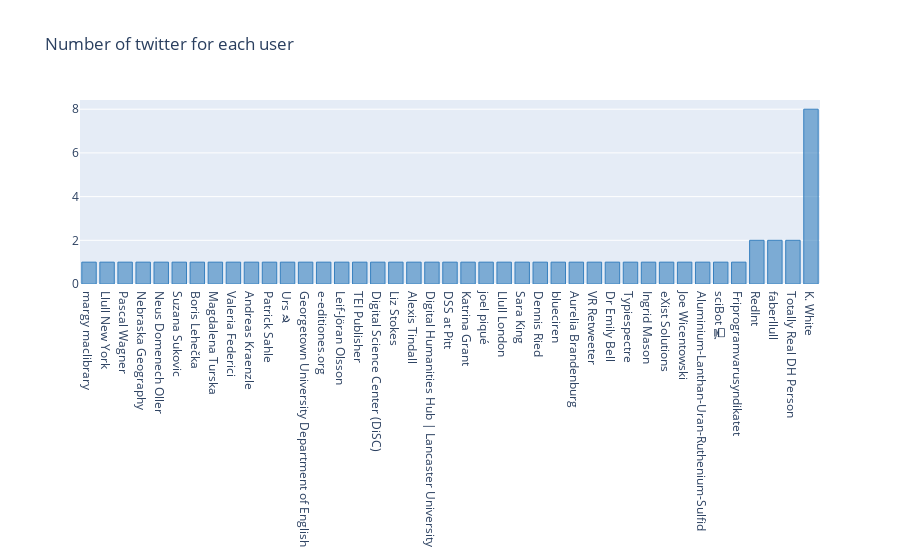

The code cell stored with this chart in its notebook:
### Markdown cell above
**Plot barchart for Number of twitter for each user and sort by number**

### Code cell
# plot barchart for Number of twitter for each user
layout1=dict(autosize=True, xaxis=dict(automargin=True),title="Number of twitter for each user")
df['user.name'].value_counts(ascending=True).iplot(kind='bar',title="Number of twitter for each user", color="blue",layout=layout1)

### Figure 1 — Plotly figure (JSON) as saved in the notebook; plotly's stock layout.template omitted (floating-point values rounded to 4 significant figures)
{"data": [{"marker": {"color": "rgba(55, 128, 191, 0.6)", "line": {"color": "rgba(55, 128, 191, 1.0)", "width": 1}}, "name": "user.name", "orientation": "v", "text": "", "type": "bar", "x": ["margy maclibrary", "Llull New York", "Pascal Wagner", "Nebraska Geography", "Neus Domenech Oller", "Suzana Sukovic", "Boris Lehečka", "Magdalena Turska", "Valeria Federici", "Andreas Kraenzle", "Patrick Sahle", "Urs ☭", "Georgetown University Department of English", "e-editiones.org", "Leif-Jöran Olsson", "TEI Publisher", "Digital Science Center (DiSC)", "Liz Stokes", "Alexis Tindall", "Digital Humanities Hub | Lancaster University", "DSS at Pitt", "Katrina Grant", "joel piqué", "Llull London", "Sara King", "Dennis Ried", "blueciren", "Aurelia Brandenburg", "VR Retweeter", "Dr Emily Bell", "Typiespectre", "Ingrid Mason", "eXist Solutions", "Joe Wicentowski", "Aluminium-Lanthan-Uran-Ruthenium-Sulfid", "sciBot 💻", "Friprogramvarusyndikatet", "RedInt", "faberllull", "Totally Real DH Person", "K. White"], "y": [1, 1, 1, 1, 1, 1, 1, 1, 1, 1, 1, 1, 1, 1, 1, 1, 1, 1, 1, 1, 1, 1, 1, 1, 1, 1, 1, 1, 1, 1, 1, 1, 1, 1, 1, 1, 1, 2, 2, 2, 8]}], "layout": {"autosize": true, "title": {"text": "Number of twitter for each user"}, "xaxis": {"automargin": true, "autorange": true, "range": [-0.5, 40.5], "type": "category"}, "yaxis": {"autorange": true, "range": [0, 8.421], "type": "linear"}}}
